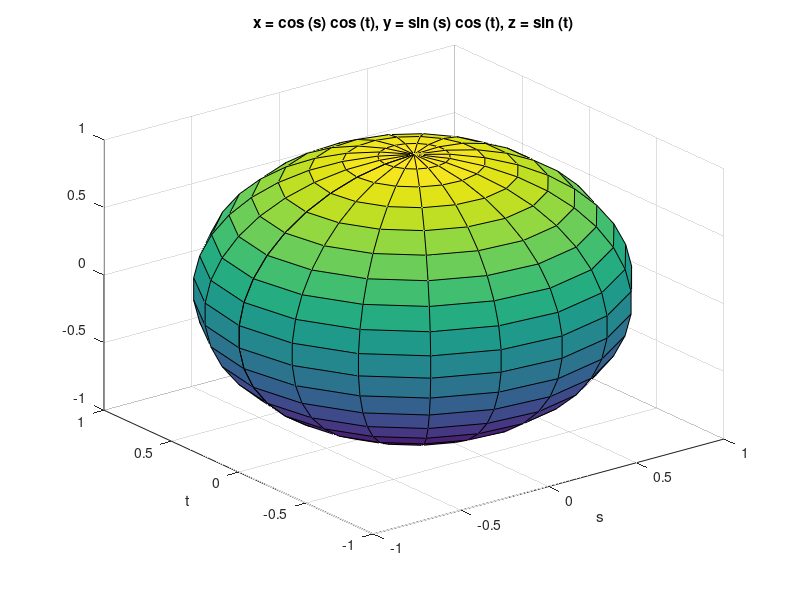

This figure's MATLAB source:
fx = @(s,t) cos (s) .* cos(t);
fy = @(s,t) sin (s) .* cos(t);
fz = @(s,t) sin (t);
ezsurf (fx, fy, fz, [-pi,pi,-pi/2,pi/2], 20);